Frame 1 (no input): blank canvas, image omitted
Frame 60 (the mouse pressed at the canvas centre just before this capture): blank canvas, image omitted
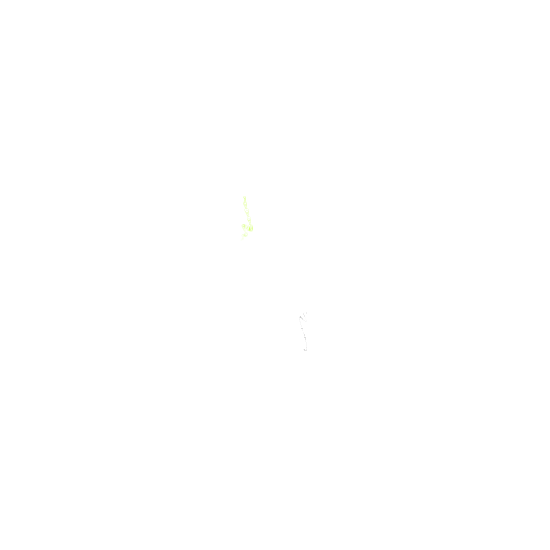
Frame 120 (the mouse held since frame 60 and released just before this capture)

The Processing sketch whose frames 1 and 60 were blank and that drew this single picture after the mouse press (run headless with seeded random() and noise(); from frame 60 on, the mouse is pressed at the canvas centre):

// Processing sketch: processing_44661
// ── processing_44661.pde

//hecho por ssbeltran


float rot;
float skl = 0.1;

// variables para Perlin
float posX;
float ruidoX = .0090;
float varX;
float posY;
float ruidoY = .00901;
float varY;

float aposX;
float aruidoX = .00902;
float avarX;
float aposY;
float aruidoY = .00903;
float avarY;

float bposX;
float bruidoX = .00904;
float bvarX;
float bposY;
float bruidoY = .00905;
float bvarY;

float cposX;
float cruidoX = .00906;
float cvarX;
float cposY;
float cruidoY = .00907;
float cvarY;

// variables para ellipse

float eposX;
float eruidoX = .0080;
float evarX;
float eposY;
float eruidoY = .00799;
float evarY;

float eaposX;
float earuidoX = .00798;
float eavarX;
float eaposY;
float earuidoY = .00797;
float eavarY;

float ebposX;
float ebruidoX = .00796;
float ebvarX;
float ebposY;
float ebruidoY = .00795;
float ebvarY;

float ecposX;
float ecruidoX = .00794;
float ecvarX;
float ecposY;
float ecruidoY = .00793;
float ecvarY;


// contador

float contador;

// - - - -  - - -  -- - - - - - SETUP - - - - - - - - - - - -


void setup (){
  
  
 size (550,550);
 smooth();
 background (255);
 frameRate (60); 
 
}


// - - - - - - - - -  - - -DRAW - - - - - - - - - - - 


void draw (){
  
  translate (width/2, height/2);
  scale (skl%0.5);
  skl += 0.001;
  rotate (radians(rot));
  rot += 0.2;
  
  // primero la curva blanca

posX = noise(varX)*width;
varX += ruidoX;
posY = noise (varY)*height;
varY += ruidoY;
aposX = noise(avarX)*width;
avarX += aruidoX;
aposY = noise (avarY)*height;
avarY += aruidoY;
bposX = noise(bvarX)*width;
bvarX += bruidoX;
bposY = noise (bvarY)*height;
bvarY += bruidoY;
cposX = noise(cvarX)*width;
cvarX += cruidoX;
cposY = noise (cvarY)*height;
cvarY += cruidoY;
  
  
fill (255,15);
stroke (0);
beginShape ();
curveVertex (posX,posY);
curveVertex (aposX, aposY);
curveVertex (bposX, bposY);
curveVertex (cposX, cposY);
endShape ();

// ahora la ellipse verde

eposX = noise(evarX)*width;
evarX += eruidoX;
eposY = noise (evarY)*height;
evarY += eruidoY;
eaposX = noise(eavarX)*width;
eavarX += earuidoX;
eaposY = noise (eavarY)*height;
eavarY += earuidoY;
ebposX = noise(ebvarX)*width;
ebvarX += ebruidoX;
ebposY = noise (ebvarY)*height;
ebvarY += ebruidoY;
ecposX = noise(ecvarX)*width;
ecvarX += ecruidoX;
ecposY = noise (ecvarY)*height;
ecvarY += ecruidoY;
  
  

fill (0,0,0,0);
stroke (180,255,0, contador%255);
ellipse (-eposX,-eaposX,-ebposX%20,-ecposX%20);


contador ++;



}



  
